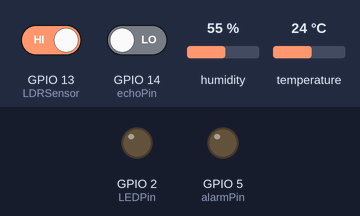
Bench run of a sketch on a simulated ESP8266 (NodeMCU). Shown: output pins drawn as LEDs (lit = HIGH). The inputs (shaded band) are chosen by the test bench; at power-on: GPIO 13 (LDRSensor) HIGH, GPIO 14 (echoPin) LOW, humidity 55 %, temperature 24 °C. WiFi joins after 1.5 s; servers stay silent unless stated; pins used as bus, display or sensor lines are not drawn; what the sketch prints to the serial monitor is not drawn.

Above: at 2.7 s.
2.8 s: GPIO 13 (LDRSensor) driven LOW
At 6.5 s:
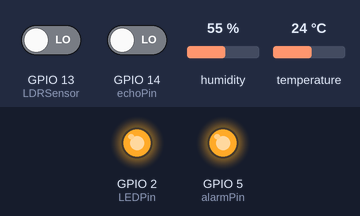
7.3 s: GPIO 13 (LDRSensor) driven HIGH
At 10.7 s:
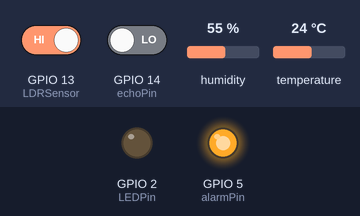
Timing chart, 0 to 12.2 s (numbered marks = the images above; inputs shaded):
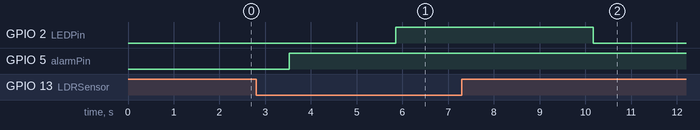

The sketch:

final.ino
```cpp
#include <ESP8266WiFi.h>
#include <ESP8266HTTPClient.h>

#include "ThingSpeak.h"

#include "DHT.h"

const char* ssid = "OnePlus 8T";
const char* pass = "27032503";
WiFiClient client;

unsigned long myChannelNumber = 1992281;
const char* myWriteAPIKey = "DIAG4TYEU9V7M4WJ";

int LDRSensor = 13;
int LEDPin = LED_BUILTIN;

#define SOUND_VELOCITY 0.034
#define CM_TO_INCH 0.393701
const int trigPin = 12;
const int echoPin = 14;
long duration;
float distanceCm;
float distanceInch;
float distanceThresh = 10;

int alarmPin = 5;
DHT dht2(3, DHT11);

void setup() {
  Serial.begin(115200);

  WiFi.mode(WIFI_STA);
  WiFi.begin(ssid, pass);
  while (WiFi.status() != WL_CONNECTED) {
    delay(500);
    Serial.print(".");
  }
  Serial.println("");
  Serial.println("WiFi connected");

  ThingSpeak.begin(client);

  pinMode(LDRSensor, INPUT_PULLUP);
  pinMode(LEDPin, OUTPUT);

  pinMode(trigPin, OUTPUT);
  pinMode(echoPin, INPUT);

  pinMode(alarmPin, OUTPUT);

}

float Temperature = 0, Humidity = 0;
void loop()
{
  float temp = dht2.readTemperature( );
  if (!isnan(temp)) {
    Temperature = temp;
  }
  Serial.print("Temperature in C:");
  Serial.println((Temperature));
  float humid = dht2.readHumidity( );
  if (!isnan(Humidity)) {
    Humidity = humid;
  }
  Serial.print("Humidity in C:");
  Serial.println((Humidity));
  //delay(1000);

  int LDRstate = digitalRead(LDRSensor);
  if (LDRstate == LOW) {
    Serial.println("Lights On!");
    //Serial.println("LED PIN : "+String(LED_BUILTIN));
    digitalWrite(LEDPin, HIGH);
  }
  else {
    Serial.println("Lights Off!");
    digitalWrite(LEDPin, LOW);
  }

   digitalWrite(trigPin, LOW);
  delayMicroseconds(2);
  digitalWrite(trigPin, HIGH);
  delay(1000);
  digitalWrite(trigPin, LOW);
  duration = pulseIn(echoPin, HIGH);
  Serial.println("Duration : " + String(duration));
  distanceCm = duration * SOUND_VELOCITY / 2;
  Serial.print("Distance (cm): ");
  Serial.println(distanceCm);
  if(distanceCm <= distanceThresh) {
digitalWrite(alarmPin, HIGH);
  }
  else {
digitalWrite(alarmPin, LOW);
  }


  ThingSpeak.setField(6, LDRstate);
    ThingSpeak.setField(3, distanceCm);

  ThingSpeak.setField(1, Temperature);
  ThingSpeak.setField(2, Humidity);


  int x = ThingSpeak.writeFields(myChannelNumber, myWriteAPIKey);

  if (x == 200) {
    Serial.println("Channel update successful.");
  }
  else {
    Serial.println("Problem updating channel. HTTP error code " + String(x));
  }

  delay(2000);
}
```

Measured:
- after the input at 2.8 s, GPIO 2 (LEDPin): LOW → HIGH after 3.1 s
- after the input at 7.3 s, GPIO 2 (LEDPin): HIGH → LOW after 2.9 s
